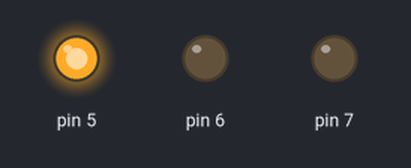
The sketch below on a simulated Arduino Uno, built with avr-gcc and run on an emulated ATmega328P. On the bench: output pins drawn as LEDs (lit = HIGH).

Above: at 0.5 s.
At 1.5 s:
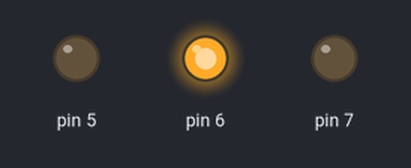
At 5.5 s:
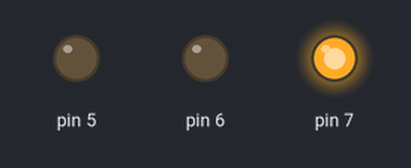
Timing chart, 0 to 6.9 s (numbered marks = the images above):
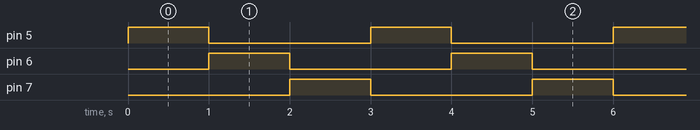

The sketch:

rgb.ino
```cpp
void setup() {
  // put your setup code here, to run once:
pinMode(5,OUTPUT);
pinMode(6,OUTPUT);
pinMode(7,OUTPUT);
}

void loop() {
  // put your main code here, to run repeatedly:
  GlowRed();
  delay(1000);
  GlowGreen();
  delay(1000);
  GlowBlue();
  delay(1000);

}
void GlowRed(){
  digitalWrite(5,HIGH);
  digitalWrite(6,LOW);
  digitalWrite(7,LOW);


  }

void GlowBlue(){
  digitalWrite(7,HIGH);
  digitalWrite(5,LOW);
  digitalWrite(6,LOW);

  }

void GlowGreen() {
  digitalWrite(6,HIGH);
  digitalWrite(5,LOW);
  digitalWrite(7,LOW);
  }
```

Measured:
- by itself, pin 5–7: alternates HIGH for 1.0 s and LOW for 2.0 s
- by itself, everything shown: repeats every 3.0 s, in 3 steps
